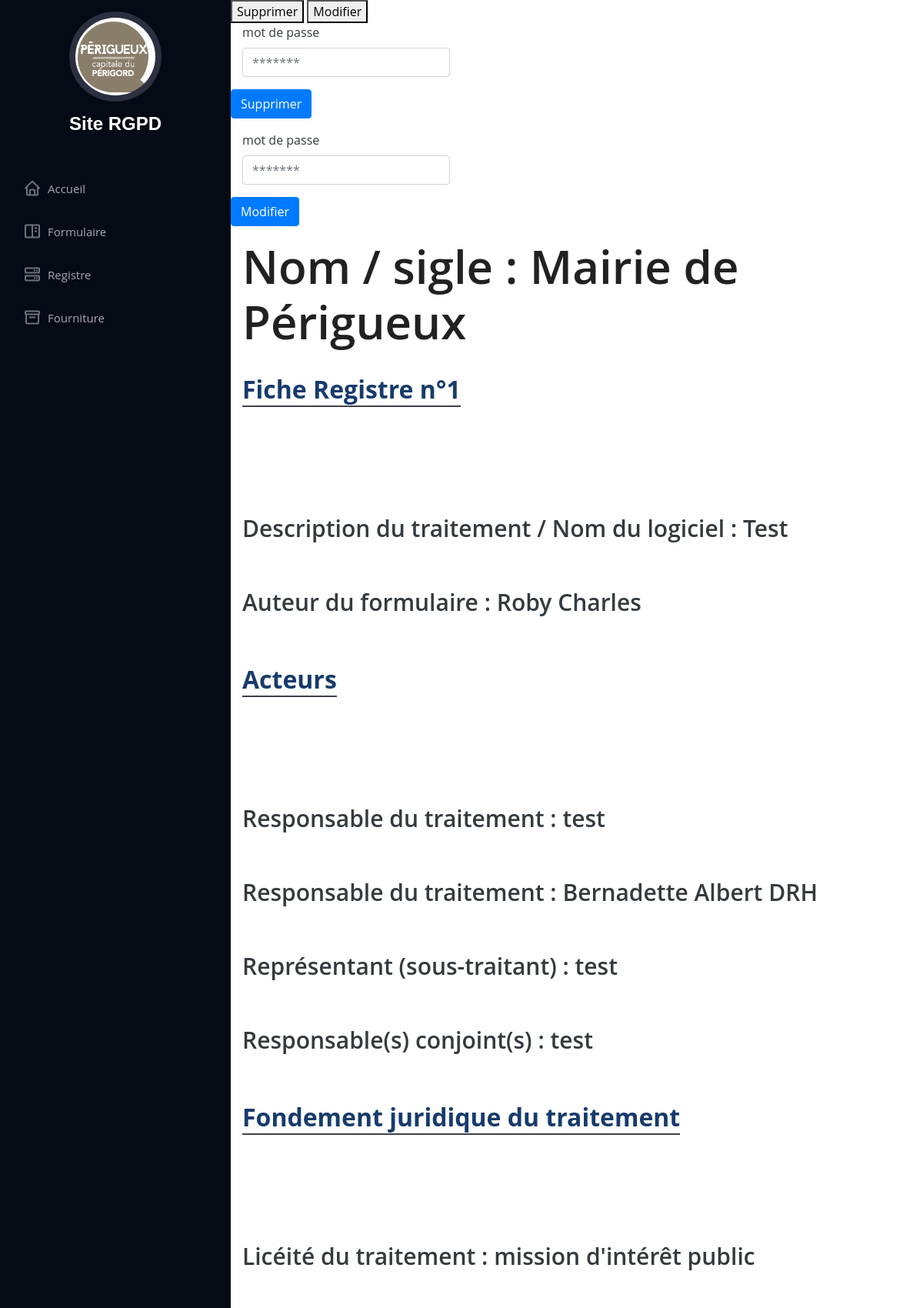
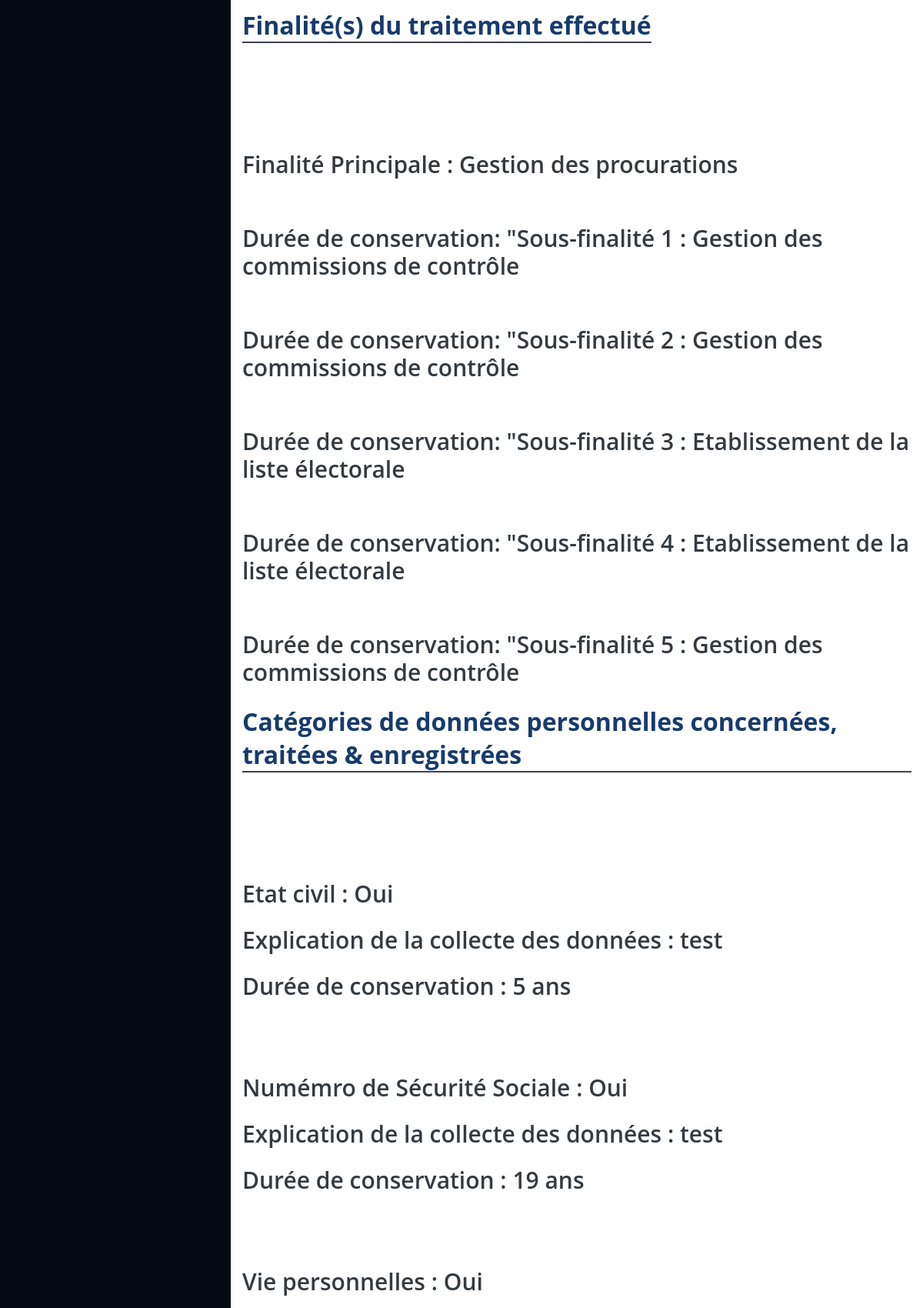
The page /registre.php?ref=1 (upper part) on the database its author committed (2 pictures, top to bottom).
### tables this page shows
CREATE TABLE `formulaire` (
  `Ref` int(11) NOT NULL,
  `Nom` varchar(500) NOT NULL,
  `Mdp` varchar(500) NOT NULL,
  `Liceite` varchar(100) NOT NULL,
  `Auteur` varchar(500) NOT NULL,
  `Service` varchar(500) NOT NULL,
  `Responsable1` varchar(500) NOT NULL,
  `Responsable2` varchar(500) NOT NULL,
  `Representant` varchar(500) NOT NULL,
  `FinaliteP` varchar(100) NOT NULL,
  `Finalite1` varchar(100) NOT NULL,
  `Finalite2` varchar(100) NOT NULL,
  `Finalite3` varchar(100) NOT NULL,
  `Finalite4` varchar(100) NOT NULL,
  `Finalite5` varchar(100) NOT NULL,
  `Etat` varchar(100) NOT NULL,
  `Collecte1` varchar(500) NOT NULL,
  `Duree1` varchar(100) NOT NULL,
  `NSS` varchar(100) NOT NULL,
  `Collecte2` varchar(500) NOT NULL,
  `Duree2` varchar(100) NOT NULL,
  `Viepers` varchar(100) NOT NULL,
  `Collecte3` varchar(500) NOT NULL,
  `Duree3` varchar(100) NOT NULL,
  `Economique` varchar(100) NOT NULL,
  `Collecte4` varchar(500) NOT NULL,
  `Duree4` varchar(100) NOT NULL,
  `Connexion` varchar(100) NOT NULL,
  `Collecte5` varchar(500) NOT NULL,
  `Duree5` varchar(100) NOT NULL,
  `Localisation` varchar(100) NOT NULL,
  `Collecte6` varchar(500) NOT NULL,
  `Duree6` varchar(100) NOT NULL,
  `Origine` varchar(100) NOT NULL,
  `Collecte7` varchar(500) NOT NULL,
  `Duree7` varchar(100) NOT NULL,
  `Politique` varchar(100) NOT NULL,
  `Collecte8` varchar(500) NOT NULL,
  `Duree8` varchar(100) NOT NULL,
  `Conviction` varchar(100) NOT NULL,
  `Collecte9` varchar(500) NOT NULL,
  `Duree9` varchar(100) NOT NULL,
  `Syndicale` varchar(100) NOT NULL,
  `Collecte10` varchar(500) NOT NULL,
  `Duree10` varchar(100) NOT NULL,
  `Medicale` varchar(100) NOT NULL,
  `Collecte11` varchar(500) NOT NULL,
  `Duree11` varchar(100) NOT NULL,
  `Orientation` varchar(100) NOT NULL,
  `Collecte12` varchar(500) NOT NULL,
  `Duree12` varchar(100) NOT NULL,
  `Infraction` varchar(100) NOT NULL,
  `Collecte13` varchar(500) NOT NULL,
  `Duree13` varchar(100) NOT NULL,
  `Echange1` varchar(100) NOT NULL,
  `Echange2` varchar(100) NOT NULL,
  `Echange3` varchar(100) NOT NULL,
  `Destinataire1` varchar(100) NOT NULL,
  `Destinataire2` varchar(100) NOT NULL,
  `Destinataire3` varchar(100) NOT NULL,
  `Destinataire4` varchar(100) NOT NULL,
  `HorsUE` varchar(100) NOT NULL,
  `DestinataireHUE1` varchar(500) NOT NULL,
  `Pays1` varchar(500) NOT NULL,
  `Garantie1` varchar(100) NOT NULL,
  `DestinataireHUE2` varchar(500) NOT NULL,
  `Pays2` varchar(500) NOT NULL,
  `Garantie2` varchar(100) NOT NULL,
  `DestinataireHUE3` varchar(500) NOT NULL,
  `Pays3` varchar(500) NOT NULL,
  `Garantie3` varchar(100) NOT NULL,
  `DestinataireHUE4` varchar(500) NOT NULL,
  `Pays4` varchar(500) NOT NULL,
  `Garantie4` varchar(100) NOT NULL,
  `Securite1` varchar(100) NOT NULL,
  `Securite2` varchar(100) NOT NULL,
  `Securite3` varchar(100) NOT NULL,
  `Technologie1` varchar(100) NOT NULL,
  `Technologie2` varchar(100) NOT NULL,
  `Autre` varchar(500) NOT NULL
);

### registre.php (the view, shortened to what the rows shown need)
<?php
  require ("config.php");
  try
  {
    $db = new PDO("mysql:host=$host;dbname=$base;charset=utf8",$login,$motdepasse);
  }
  catch (PDOException $e)
  {
    echo "Erreur : ".$e->getMessage();
    die();
  }
  $manager = new FormulaireManager($db);
?>
<main id="main">
<?php
  $registrer=$manager->get($_GET['ref']);
  if (htmlspecialchars($_GET['ref']))
    {
      $registre=
      '
    <div class="section-title">
      <h2>Fiche Registre n°'.$registrer->getRef().'</h2>
    </div>
        <div class="form-group">
          <label for="Nom_A" class="text-Dark" >Description du traitement / Nom du logiciel : '.$registrer->getNom().' </label>
        </div>
        <div class="form-group">
          <label for="_A" class="text-Dark" >Auteur du formulaire : '.$registrer->getAuteur().' </label>
        </div>
    <div class="section-title">
      <h2>Acteurs</h2>
    </div>
        <div class="form-group">
          <label for="conservation_A" class="text-Dark" >Responsable du traitement : '.$registrer->getResponsable1().' </label>
        </div>
        <div class="form-group">
          <label for="conservation_A" class="text-Dark" >Représentant (sous-traitant) : '.$registrer->getRepresentant().' </label>
        </div>
        <div class="form-group">
          <label for="conservation_A" class="text-Dark" >Responsable(s) conjoint(s) : '.$registrer->getResponsable2().' </label>
        </div>
    <div class="section-title">
      <h2>Fondement juridique du traitement</h2>
    </div>
        <div class="form-group">
          <label for="conservation_A" class="text-Dark" >Licéité du traitement : '.$registrer->getLiceite().' </label>
        </div>
    <div class="section-title">
      <h2>Finalité(s) du traitement effectué</h2>
    </div>
        <div class="form-group">
          <label for="conservation_A" class="text-Dark" >Finalité Principale : '.$registrer->getFinaliteP().' </label>
        </div>
        <div class="form-group">
          <label for="conservation_A" class="text-Dark" >Durée de conservation: "Sous-finalité 1 : '.$registrer->getFinalite1().' </label>
        </div>
        <div class="form-group">
          <label for="conservation_A" class="text-Dark" >Durée de conservation: "Sous-finalité 2 : '.$registrer->getFinalite2().' </label>
        </div>
        <div class="form-group">
          <label for="conservation_A" class="text-Dark" >Durée de conservation: "Sous-finalité 3 : '.$registrer->getFinalite3().' </label>
        </div>
        <div class="form-group">
          <label for="conservation_A" class="text-Dark" >Durée de conservation: "Sous-finalité 4 : '.$registrer->getFinalite4().' </label>
        </div>
        <div class="form-group">
          <label for="conservation_A" class="text-Dark" >Durée de conservation: "Sous-finalité 5 : '.$registrer->getFinalite5().' </label>
        </div>
    <div class="section-title">
      <h2>Catégories de données personnelles concernées, traitées & enregistrées</h2>
    </div>
        <div class="form-group">
          <label for="conservation_A" class="text-Dark" >Etat civil : '.$registrer->getEtat().' </label>
        </div>
        <div class="form-group">
          <label for="conservation_A" class="text-Dark" >Explication de la collecte des données : '.$registrer->getCollecte1().' </label>
        </div>
        <div class="form-group">
          <label for="conservation_A" class="text-Dark" >Durée de conservation : '.$registrer->getDuree1().' </label>
        </div>
        <div class="form-group">
          <label for="conservation_A" class="text-Dark" >Numémro de Sécurité Sociale : '.$registrer->getNSS().' </label>
        </div>
        <div class="form-group">
          <label for="conservation_A" class="text-Dark" >Explication de la collecte des données : '.$registrer->getCollecte2().' </label>
        </div>
        <div class="form-group">
          <label for="conservation_A" class="text-Dark" >Durée de conservation : '.$registrer->getDuree2().' </label>
        </div>
        <div class="form-group">
          <label for="conservation_A" class="text-Dark" >Vie personnelles : '.$registrer->getViepers().' </label>
        </div>
          <label for="conservation_A" class="text-Dark" >Explication de la collecte des données : '.$registrer->getCollecte3().' </label>
          <label for="conservation_A" class="text-Dark" >Durée de conservation : '.$registrer->getDuree3().' </label>
          <label for="conservation_A" class="text-Dark" >Informations de type économique et financier : '.$registrer->getEconomique().' </label>
          <label for="conservation_A" class="text-Dark" >Explication de la collecte des données : '.$registrer->getCollecte4().' </label>
          <label for="conservation_A" class="text-Dark" >Durée de conservation : '.$registrer->getDuree4().' </label>
          <label for="conservation_A" class="text-Dark" >Données de connexion : '.$registrer->getConnexion().' </label>
          <label for="conservation_A" class="text-Dark" >Explication de la collecte des données : '.$registrer->getCollecte5().' </label>
          <label for="conservation_A" class="text-Dark" >Durée de conservation : '.$registrer->getDuree5().' </label>
          <label for="conservation_A" class="text-Dark" >Données de localisations : '.$registrer->getLocalisation().' </label>
          <label for="conservation_A" class="text-Dark" >Explication de la collecte des données : '.$registrer->getCollecte6().' </label>
          <label for="conservation_A" class="text-Dark" >Durée de conservation : '.$registrer->getDuree6().' </label>
          <label for="conservation_A" class="text-Dark" >Données révélant des origine raciale et/ou ethnique : '.$registrer->getOrigine().' </label>
          <label for="conservation_A" class="text-Dark" >Explication de la collecte des données : '.$registrer->getCollecte7().' </label>
          <label for="conservation_A" class="text-Dark" >Durée de conservation : '.$registrer->getDuree7().' </label>
          <label for="conservation_A" class="text-Dark" >Données révélant des opinion politiques : '.$registrer->getPolitique().' </label>
          <label for="conservation_A" class="text-Dark" >Explication de la collecte des données : '.$registrer->getCollecte8().' </label>
          <label for="conservation_A" class="text-Dark" >Durée de conservation : '.$registrer->getDuree8().' </label>
          <label for="conservation_A" class="text-Dark" >Données révélant les convictions religieuses ou philosophiques : '.$registrer->getConviction().' </label>
          <label for="conservation_A" class="text-Dark" >Explication de la collecte des données : '.$registrer->getCollecte9().' </label>
          <label for="conservation_A" class="text-Dark" >Durée de conservation : '.$registrer->getDuree9().' </label>
          <label for="conservation_A" class="text-Dark" >Données révélant les appartenances syndicales : '.$registrer->getSyndicale().' </label>
          <label for="conservation_A" class="text-Dark" >Explication de la collecte des données : '.$registrer->getCollecte10().' </label>
          <label for="conservation_A" class="text-Dark" >Durée de conservation : '.$registrer->getDuree10().' </label>
          <label for="conservation_A" class="text-Dark" >Données révélant du medicales : '.$registrer->getMedicale().' </label>
          <label for="conservation_A" class="text-Dark" >Explication de la collecte des données : '.$registrer->getCollecte11().' </label>
          <label for="conservation_A" class="text-Dark" >Durée de conservation : '.$registrer->getDuree11().' </label>
          <label for="conservation_A" class="text-Dark" >Données révélant des orientations sexuelles et/ou vie sexuelle : '.$registrer->getOrientation().' </label>
          <label for="conservation_A" class="text-Dark" >Explication de la collecte des données : '.$registrer->getCollecte12().' </label>
          <label for="conservation_A" class="text-Dark" >Durée de conservation : '.$registrer->getDuree12().' </label>
          <label for="conservation_A" class="text-Dark" >Données révélant des infractions et/ou condamnations pénales : '.$registrer->getInfraction().' </label>
          <label for="conservation_A" class="text-Dark" >Explication de la collecte des données : '.$registrer->getCollecte13().' </label>
          <label for="conservation_A" class="text-Dark" >Durée de conservation : '.$registrer->getDuree13().' </label>
          <label for="conservation_A" class="text-Dark" >Avec des autres services au sein de oganisme déclarant : '.$registrer->getEchange1().' </label>
          <label for="conservation_A" class="text-Dark" >Avec des organismes extérieurs au déclarant : '.$registrer->getEchange2().' </label>
          <label for="conservation_A" class="text-Dark" >Avec des sous-traitants ? Hébergeur, prestataire et/ou maintenance informatique : '.$registrer->getEchange3().' </label>
          <label for="conservation_A" class="text-Dark" >Destinataire 1 : '.$registrer->getDestinataire1().' </label>
          <label for="conservation_A" class="text-Dark" >Destinataire 2 : '.$registrer->getDestinataire2().' </label>
          <label for="conservation_A" class="text-Dark" >Destinataire 3 : '.$registrer->getDestinataire3().' </label>
          <label for="conservation_A" class="text-Dark" >Destinataire 4 : '.$registrer->getDestinataire4().' </label>
          <label for="conservation_A" class="text-Dark" >Transfert hors UE : '.$registrer->getHorsUE().' </label>
          <label for="conservation_A" class="text-Dark" >Destinataire Hors UE 1 : '.$registrer->getDestinataireHUE1().' </label>
          <label for="conservation_A" class="text-Dark" >Pays : '.$registrer->getPays1().' </label>
          <label for="conservation_A" class="text-Dark" >Type de garanties : '.$registrer->getGarantie1().' </label>
          <label for="conservation_A" class="text-Dark" >Destinataire Hors UE 2 : '.$registrer->getDestinataireHUE2().' </label>
          <label for="conservation_A" class="text-Dark" >Pays : '.$registrer->getPays2().' </label>
          <label for="conservation_A" class="text-Dark" >Type de garanties : '.$registrer->getGarantie2().' </label>
          <label for="conservation_A" class="text-Dark" >Destinataire Hors UE 3 : '.$registrer->getDestinataireHUE3().' </label>
          <label for="conservation_A" class="text-Dark" >Pays : '.$registrer->getPays3().' </label>
          <label for="conservation_A" class="text-Dark" >Type de garanties : '.$registrer->getGarantie3().' </label>
          <label for="conservation_A" class="text-Dark" >Destinataire Hors UE 4 : '.$registrer->getDestinataireHUE4().' </label>
          <label for="conservation_A" class="text-Dark" >Pays : '.$registrer->getPays4().' </label>
          <label for="conservation_A" class="text-Dark" >Type de garanties : '.$registrer->getGarantie4().' </label>
          <label for="conservation_A" class="text-Dark" >Mesure de sécurité 1 '.$registrer->getSecurite1().' </label>
          <label for="conservation_A" class="text-Dark" >Mesure de sécurité 2 '.$registrer->getSecurite2().' </label>
          <label for="conservation_A" class="text-Dark" >Mesure de sécurité 3 '.$registrer->getSecurite3().' </label>
          <label for="conservation_A" class="text-Dark" >Technologie particulière utilisée 1 '.$registrer->getTechnologie1().' </label>
          <label for="conservation_A" class="text-Dark" >Technologie particulière utilisée 2 '.$registrer->getTechnologie2().' </label>
          <label for="conservation_A" class="text-Dark" >Autre technolgie : '.$registrer->getAutre().' </label>
  '.'';
  }
  ?>
<!DOCTYPE html>
<html lang="fr">
<head>
  <link href="assets/css/style.css" rel="stylesheet">
  <link href="assets/vendor/icofont/icofont.min.css" rel="stylesheet">
  <link href="assets/vendor/boxicons/css/boxicons.min.css" rel="stylesheet">
  <link rel="stylesheet" href="css/bootstrap.min.css"/>
  <link rel="stylesheet" href="css/font-awesome.min.css"/>
  <link rel="stylesheet" href="css/flaticon.css"/>
  <link rel="stylesheet" href="css/animate.css"/>
  <link rel="stylesheet" href="css/owl.carousel.css"/>
  <link rel="stylesheet" href="css/style.css"/>
</head>
<body class="bg-white">
  <header id="header">
    <div class="d-flex flex-column">
      <div class="profile">
        <h1 class="text-light"><a href="index.php">Site RGPD</a></h1>
      </div>
    </div>
  </header>
  <div class="container">
    <div class="section-title">
      <h1>Nom / sigle : Mairie de Périgueux </h1>
    </div>
  <fieldset id="field_result">
    <h3>
      <?php
      if (isset($registre))
      {
        echo $registre;
      }
      ?>
    </h3>
  </fieldset>
</div>
</main>
<?php include('footer.php'); ?>

### rows shown on the page
formulaire: Ref "1", Nom "Test", Auteur "Roby Charles", Responsable1 "test", Representant "test", Responsable2 "test", Liceite "mission d'intérêt public", FinaliteP "Gestion des procurations", Finalite2 "Gestion des commissions de contrôle", Finalite3 "Etablissement de la liste électorale", Finalite4 "Etablissement de la liste électorale", Finalite5 "Gestion des commissions de contrôle", Etat "Oui", Collecte1 "test", Duree1 "5 ans", NSS "Oui", Collecte2 "test", Duree2 "19 ans", Viepers "Oui"
